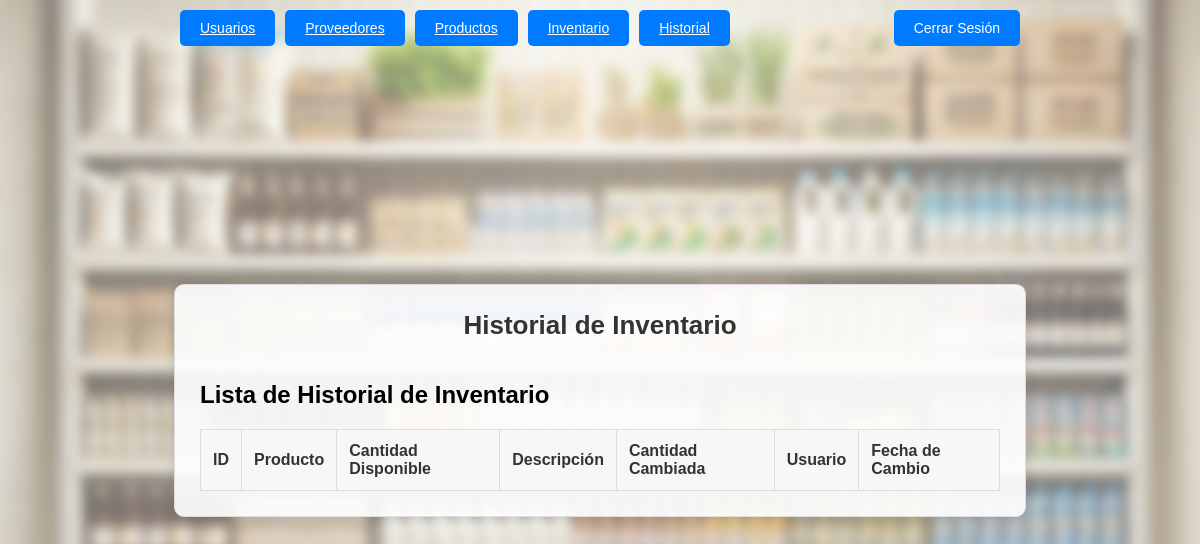
The app's page /historial/ (signed in), older data.
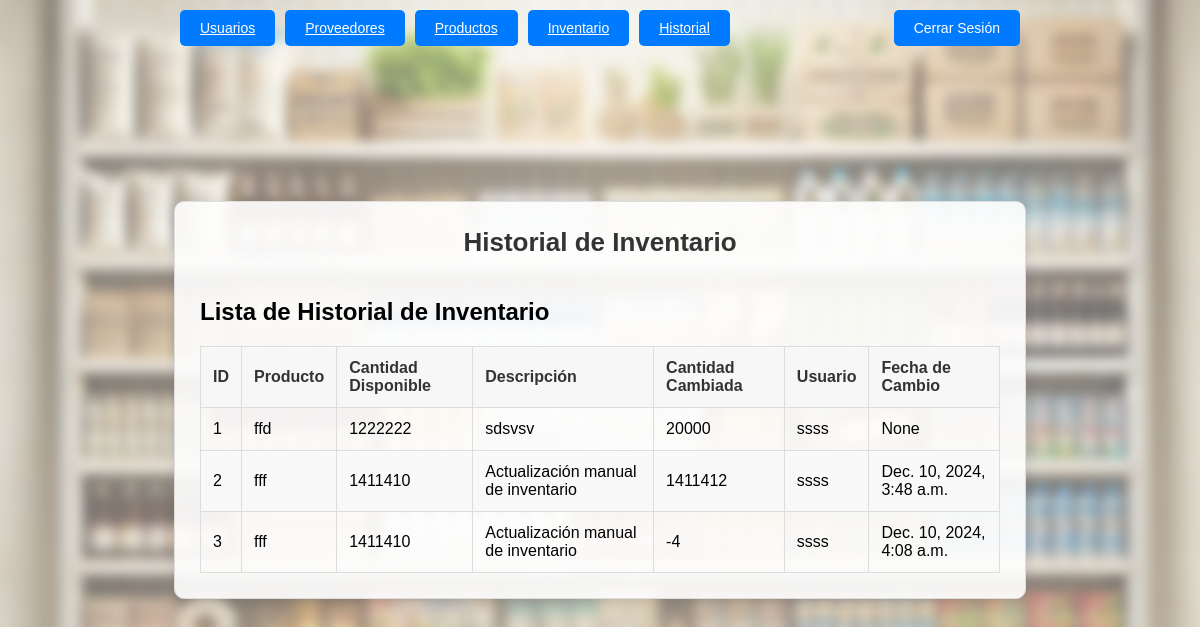
The same page, newer data.
### inventario/models.py (models this page shows, shortened)
class HistorialInventario(models.Model):
    inventario = models.ForeignKey(
        Inventario,
        on_delete=models.PROTECT,
        related_name='historiales'
    )
    fecha_cambio = models.DateTimeField(auto_now_add=True)
    cantidad_cambiada = models.IntegerField()
    descripcion = models.TextField()
    usuario = models.ForeignKey(
        settings.AUTH_USER_MODEL,
        on_delete=models.PROTECT,
        related_name='cambios_inventario'
    )

class Inventario(models.Model):
    producto = models.ForeignKey(
        'productos.Producto',
        on_delete=models.PROTECT,  # Evita la eliminación en cascada
        related_name='inventarios'
    )
    cantidad_disponible = models.PositiveIntegerField(default=0)

### productos/models.py (models this page shows, shortened)
class Producto(models.Model):
    nombre_producto = models.CharField(max_length=100)
    class Categoria(models.TextChoices):
        ASEO = 'Aseo', 'Aseo'
        DESPENSA = 'Despensa', 'Despensa'
        CONGELADOS = 'Congelados', 'Congelados'
        CUIDADO_PERSONAL = 'Cuidado Personal', 'Cuidado Personal'
    categoria = models.CharField(
        max_length=16,
        choices=Categoria.choices,
        blank=False,
    )
    precio = models.DecimalField(max_digits=10, decimal_places=2)
    proveedor = models.ForeignKey(
        'proveedores.Proveedor',
        on_delete=models.PROTECT,
        related_name='productos'
    )
    descripcion = models.TextField(blank=True, null=True)
    fecha_registro = models.DateTimeField(auto_now_add=True)

### usuarios/models.py (models this page shows, shortened)
class Usuario(AbstractUser):
    fecha_nacimiento = models.DateField(blank=True, null=True)
    rut = models.CharField(max_length=12, unique=True)
    ROL_CHOICES = [
        ('Administrador', 'Administrador'),
        ('Usuario general', 'Usuario general'),
    ]
    rol = models.CharField(max_length=15, choices=ROL_CHOICES)
    groups = models.ManyToManyField(
        Group,
        related_name="custom_user_set",  # Use a custom related_name
        blank=True
    )
    user_permissions = models.ManyToManyField(
        Permission,
        related_name="custom_user_set_permissions",  # Use a custom related_name
        blank=True
    )

### inventario/views.py (the view, shortened to what this page needs)
# urls.py: path('historial/', login_required(inventario_views.historial), name='historial'),
def historial(request, historial_id=None):
    if historial_id:
        registro = get_object_or_404(HistorialInventario, id=historial_id)
        form = HistorialInventarioForm(instance=registro)  # Cargar datos existentes
    else:
        registro = None  # Para un nuevo historial
        form = HistorialInventarioForm()
    historialInventario = (
        HistorialInventario.objects
        .select_related('inventario', 'inventario__producto', 'usuario')
        .all()
    )
    return render(request, 'inventario/historialInventario.html', {
        'historialInventario': historialInventario,
        'form': form,
        'historial_id': historial_id
    })

### inventario/templates/inventario/historialInventario.html (shortened to what this page needs)
<!DOCTYPE html>
<html lang="es">
<head>
    {% load static %}
    <link rel="stylesheet" href="{% static 'inventario/styles.css' %}">
</head>
<body>
    <header style="display: flex; justify-content: space-between; align-items: center; padding: 10px; position: absolute;
        top: 0; width: 70%">
        <div style="display: flex; align-items: center;">
            <nav style="display: flex; gap: 10px;">
                {% if request.user.rol == "Administrador" %}
                  <a href="{% url 'gestionUsuarios' %}" class="button">Usuarios</a>
                  <a href="{% url 'gestionProveedores' %}" class="button">Proveedores</a>
                  <a href="{% url 'gestionProductos' %}" class="button">Productos</a>
                {% endif %}
                <a href="{% url 'gestionInventario' %}" class="button">Inventario</a>
                <a href="{% url 'historial' %}" class="button">Historial</a>
            </nav>
        </div>
        <form method="post" action="{% url 'logout' %}">
            <button type="submit" class="button delete">Cerrar Sesión</button>
        </form>
    </header>
    <div class="container">
        <h1>Historial de Inventario</h1>
        <div class="table-container">
            <h2>Lista de Historial de Inventario</h2>
            <table>
                <thead>
                    <tr>
                        <th>ID</th>
                        <th>Producto</th>
                        <th>Cantidad Disponible</th>
                        <th>Descripción</th>
                        <th>Cantidad Cambiada</th>
                        <th>Usuario</th>
                        <th>Fecha de Cambio</th>
                    </tr>
                </thead>
                <tbody>
                    {% for registro in historialInventario %}
                    <tr>
                        <td>{{ registro.id }}</td>
                        <td>{{ registro.inventario.producto.nombre_producto }}</td>
                        <td>{{ registro.inventario.cantidad_disponible }}</td>
                        <td>{{ registro.descripcion }}</td>
                        <td>{{ registro.cantidad_cambiada }}</td>
                        <td>{{ registro.usuario.username }}</td>
                        <td>{{ registro.fecha_cambio }}</td>
                    </tr>
                    {% endfor %}
                </tbody>
            </table>
        </div>
    </div>
</body>
</html>

Row changes from the older to the newer data that the page shows:
added HistorialInventario: id "1", inventario.producto.nombre_producto "ffd", inventario.cantidad_disponible "1222222", descripcion "sdsvsv", cantidad_cambiada "20000", usuario.username "ssss", fecha_cambio "None"
added HistorialInventario: id "2", inventario.producto.nombre_producto "fff", inventario.cantidad_disponible "1411410", descripcion "Actualización manual de inventario", cantidad_cambiada "1411412", usuario.username "ssss", fecha_cambio "Dec. 10, 2024, 3:48 a.m."
added HistorialInventario: id "3", inventario.producto.nombre_producto "fff", inventario.cantidad_disponible "1411410", descripcion "Actualización manual de inventario", cantidad_cambiada "-4", usuario.username "ssss", fecha_cambio "Dec. 10, 2024, 4:08 a.m."
